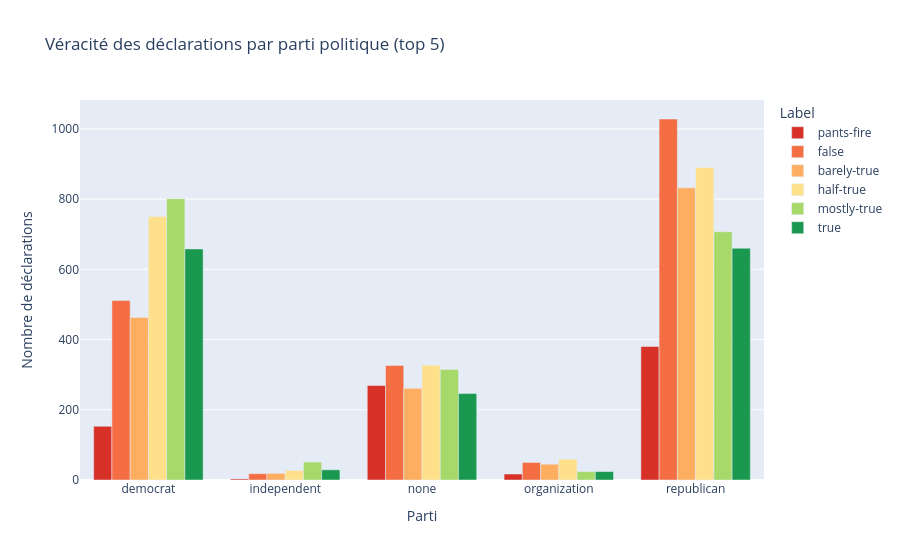

The cell this chart's notebook holds for it:
### Markdown cell above
Le dataset est dominé par deux partis :
- Republican : 4497 déclarations (44%)
- Democrat : 3336 déclarations (33%)
- None : 1744 déclarations (17%)

Les autres partis (independent, libertarian, activist) sont très minoritaires.

Biais potentiel : le modèle sera beaucoup mieux calibré
pour les déclarations républicaines et démocrates que pour les autres.

### Code cell
# Garder uniquement les 5 partis les plus représentés
top_5_partis = train["party"].value_counts().head(5).index

df_partis = train[train["party"].isin(top_5_partis)]

# Calculer la proportion de chaque label par parti
df_grouped = (
    df_partis
    .groupby(["party", "label"])
    .size()
    .reset_index(name="count")
)

fig = px.bar(
    df_grouped,
    x="party",
    y="count",
    color="label",
    title="Véracité des déclarations par parti politique (top 5)",
    labels={"count": "Nombre de déclarations", "party": "Parti", "label": "Label"},
    category_orders={"label": ORDRE_LABELS},
    color_discrete_sequence=COULEURS,
    barmode="group"
)

fig.show()

### Figure 1 — Plotly figure (JSON) as saved in the notebook; plotly's stock layout.template omitted (floating-point values rounded to 4 significant figures)
{"data": [{"alignmentgroup": "True", "hovertemplate": "Label=pants-fire<br>Parti=%{x}<br>Nombre de déclarations=%{y}<extra></extra>", "legendgroup": "pants-fire", "marker": {"color": "#d73027", "pattern": {"shape": ""}}, "name": "pants-fire", "offsetgroup": "pants-fire", "orientation": "v", "showlegend": true, "textposition": "auto", "type": "bar", "x": ["democrat", "independent", "none", "organization", "republican"], "xaxis": "x", "y": [153, 3, 269, 17, 380], "yaxis": "y"}, {"alignmentgroup": "True", "hovertemplate": "Label=false<br>Parti=%{x}<br>Nombre de déclarations=%{y}<extra></extra>", "legendgroup": "false", "marker": {"color": "#f46d43", "pattern": {"shape": ""}}, "name": "false", "offsetgroup": "false", "orientation": "v", "showlegend": true, "textposition": "auto", "type": "bar", "x": ["democrat", "independent", "none", "organization", "republican"], "xaxis": "x", "y": [511, 18, 326, 50, 1028], "yaxis": "y"}, {"alignmentgroup": "True", "hovertemplate": "Label=barely-true<br>Parti=%{x}<br>Nombre de déclarations=%{y}<extra></extra>", "legendgroup": "barely-true", "marker": {"color": "#fdae61", "pattern": {"shape": ""}}, "name": "barely-true", "offsetgroup": "barely-true", "orientation": "v", "showlegend": true, "textposition": "auto", "type": "bar", "x": ["democrat", "independent", "none", "organization", "republican"], "xaxis": "x", "y": [463, 19, 261, 45, 832], "yaxis": "y"}, {"alignmentgroup": "True", "hovertemplate": "Label=half-true<br>Parti=%{x}<br>Nombre de déclarations=%{y}<extra></extra>", "legendgroup": "half-true", "marker": {"color": "#fee08b", "pattern": {"shape": ""}}, "name": "half-true", "offsetgroup": "half-true", "orientation": "v", "showlegend": true, "textposition": "auto", "type": "bar", "x": ["democrat", "independent", "none", "organization", "republican"], "xaxis": "x", "y": [750, 27, 327, 59, 890], "yaxis": "y"}, {"alignmentgroup": "True", "hovertemplate": "Label=mostly-true<br>Parti=%{x}<br>Nombre de déclarations=%{y}<extra></extra>", "legendgroup": "mostly-true", "marker": {"color": "#a6d96a", "pattern": {"shape": ""}}, "name": "mostly-true", "offsetgroup": "mostly-true", "orientation": "v", "showlegend": true, "textposition": "auto", "type": "bar", "x": ["democrat", "independent", "none", "organization", "republican"], "xaxis": "x", "y": [801, 51, 315, 24, 707], "yaxis": "y"}, {"alignmentgroup": "True", "hovertemplate": "Label=true<br>Parti=%{x}<br>Nombre de déclarations=%{y}<extra></extra>", "legendgroup": "true", "marker": {"color": "#1a9850", "pattern": {"shape": ""}}, "name": "true", "offsetgroup": "true", "orientation": "v", "showlegend": true, "textposition": "auto", "type": "bar", "x": ["democrat", "independent", "none", "organization", "republican"], "xaxis": "x", "y": [658, 29, 246, 24, 660], "yaxis": "y"}], "layout": {"barmode": "group", "legend": {"title": {"text": "Label"}, "tracegroupgap": 0}, "title": {"text": "Véracité des déclarations par parti politique (top 5)"}, "xaxis": {"anchor": "y", "domain": [0, 1], "title": {"text": "Parti"}}, "yaxis": {"anchor": "x", "domain": [0, 1], "title": {"text": "Nombre de déclarations"}}}}
